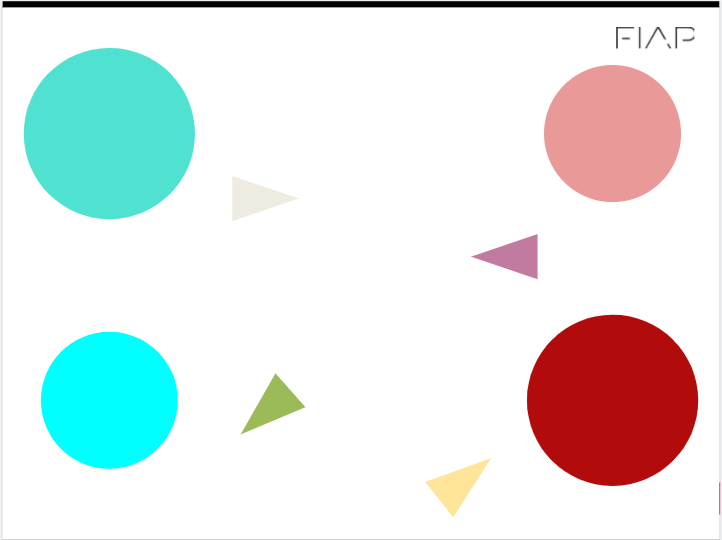
#> input picture circulo.png, 722 x 540 px
$ jupyter execute CP02_2TDSF_2S.ipynb   (shell and % lines are left out)
#> lines starting #> are read from the running program, lines starting #| are printed output that depends on the picture; after the words box and inside, x2 and y2 are one past the last pixel; in counts of white or black regions, pixels touching at a corner belong together
## Python e OpenCV
**Checkpoint 2 - 2TDSF**

* Gabriel de Nicola Gonçalves RM 88803
* Gustavo de Souza Nascimento RM 88804
* João Victor Deziderio       RM 88805
* Nathan Pagliari Augusto     RM 88806

[cell 1]
import cv2
from matplotlib import pyplot as plt
import numpy as np
import math

img = cv2.imread('circulo.png')
#> img is the input picture: shape (540, 722, 3); mean B, G, R 229.2, 230.8, 225.6
img = cv2.cvtColor(img, cv2.COLOR_BGR2RGB)

plt.figure(figsize = (10,10))
plt.imshow(img); plt.show()

[cell 2]
img = cv2.imread('circulo.png')

img_rgb = cv2.cvtColor(img, cv2.COLOR_BGR2RGB)
img_hsv = cv2.cvtColor(img, cv2.COLOR_BGR2HSV)
#> img_hsv: shape (540, 722, 3); mean H, S, V 10.4, 38.2, 244

image_lower_hsv1 = np.array([0, 50, 100])
image_upper_hsv1 = np.array([10, 255, 255])

mask_hsv1 = cv2.inRange(img_hsv, image_lower_hsv1, image_upper_hsv1)
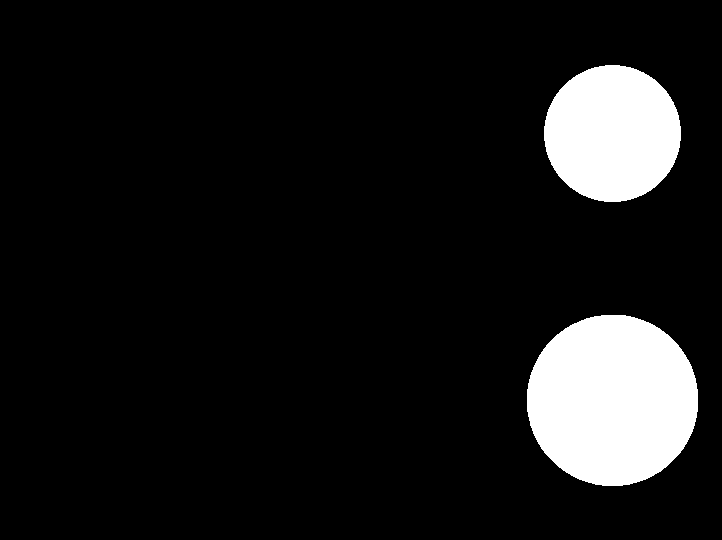
#> mask_hsv1: shape (540, 722); 9.7% white; 2 white regions, box (x1, y1, x2, y2) and area: (527, 315, 698, 486) 23110, (544, 65, 681, 202) 14721

image_lower_hsv2 = np.array([80, 50, 100])
image_upper_hsv2 = np.array([105, 255, 255])

mask_hsv2 = cv2.inRange(img_hsv, image_lower_hsv2, image_upper_hsv2)
#> mask_hsv2: shape (540, 722); 9.7% white; 2 white regions, box (x1, y1, x2, y2) and area: (24, 48, 195, 219) 23097, (40, 331, 178, 469) 14867

saida = cv2.bitwise_or(mask_hsv1,mask_hsv2)
#> saida: shape (540, 722); 19.4% white; 4 white regions


fig = plt.figure(figsize=(20,10))
plt.subplot(2, 2, 1)
plt.imshow(img_rgb)
plt.subplot(2, 2, 2)
plt.imshow(saida, cmap="gray", vmin=0, vmax=255)
plt.subplot(2, 2, 3)
plt.imshow(mask_hsv1)
plt.subplot(2, 2, 4)
plt.imshow(mask_hsv2)
plt.show()
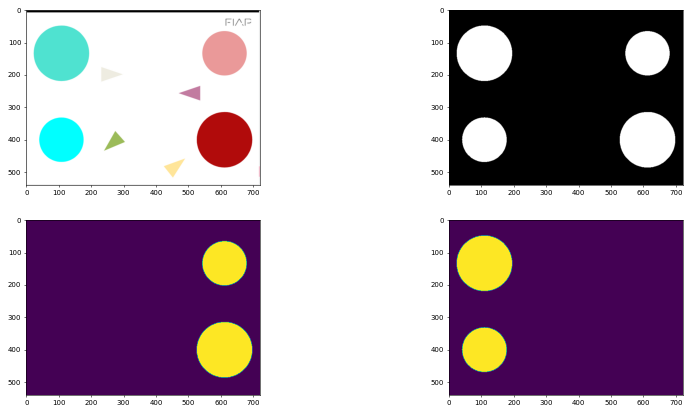
#> figure drawn by matplotlib, 4 panels

[cell 3]
contornos, _ = cv2.findContours(saida, cv2.RETR_TREE, cv2.CHAIN_APPROX_SIMPLE)
#> contornos = 4 contours; box (x1, y1, x2, y2) and area: (527, 315, 698, 486) 22868, (24, 48, 195, 219) 22854, (40, 331, 178, 469) 14672, (544, 65, 681, 202) 14528
mask_rgb = cv2.cvtColor(saida, cv2.COLOR_GRAY2RGB)
#> mask_rgb: shape (540, 722, 3); 19.4% white; 4 white regions
contornos_img = mask_rgb.copy()
cv2.drawContours(contornos_img, contornos, -1, [255, 0, 0], 3);
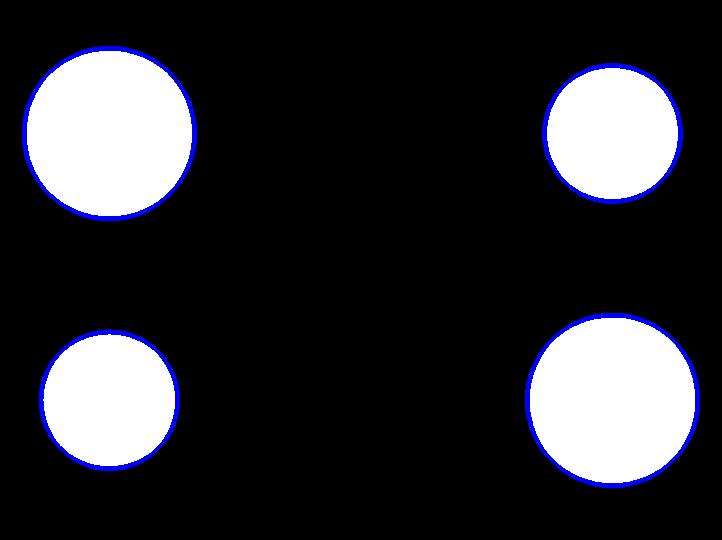
#> contornos_img: shape (540, 722, 3); mean B, G, R 51.9, 46.2, 46.2
plt.figure(figsize=(12,9))
plt.imshow(contornos_img);

[cell 4]
contornosRed, _ = cv2.findContours(mask_hsv1, cv2.RETR_TREE, cv2.CHAIN_APPROX_SIMPLE)
#> contornosRed = 2 contours; box (x1, y1, x2, y2) and area: (527, 315, 698, 486) 22868, (544, 65, 681, 202) 14528
mask_rgb = cv2.cvtColor(mask_hsv1, cv2.COLOR_GRAY2RGB)
#> mask_rgb: shape (540, 722, 3); 9.7% white; 2 white regions
contornos_img_red = mask_rgb.copy()
cv2.drawContours(contornos_img_red, contornosRed, -1, [255, 0, 0], 3);
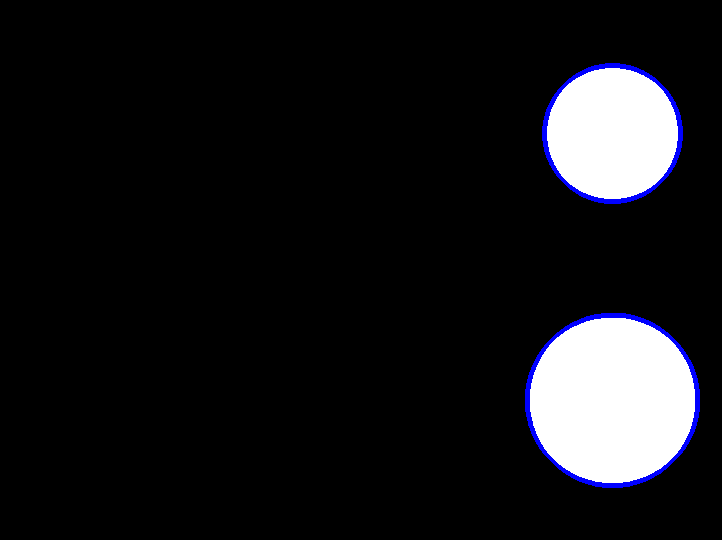
#> contornos_img_red: shape (540, 722, 3); mean B, G, R 25.9, 23.1, 23.1

plt.figure(figsize=(12,9))
plt.imshow(contornos_img_red);

[cell 5]
contornosCian, _ = cv2.findContours(mask_hsv2, cv2.RETR_TREE, cv2.CHAIN_APPROX_SIMPLE)
#> contornosCian = 2 contours; box (x1, y1, x2, y2) and area: (24, 48, 195, 219) 22854, (40, 331, 178, 469) 14672

mask_rgb = cv2.cvtColor(mask_hsv2, cv2.COLOR_GRAY2RGB)
contornos_img_cian = mask_rgb.copy()

cv2.drawContours(contornos_img_cian, contornosCian, -1, [255, 0, 0], 3);
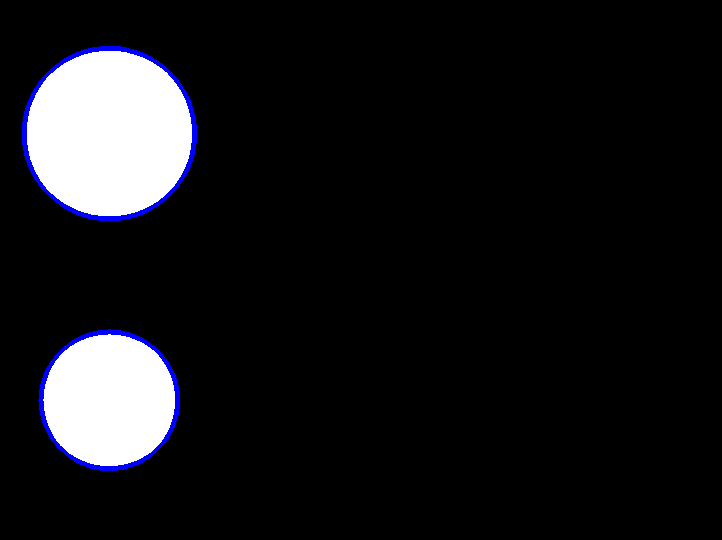
#> contornos_img_cian: shape (540, 722, 3); mean B, G, R 26, 23.1, 23.1

plt.figure(figsize=(12,9))
plt.imshow(contornos_img_cian);

[cell 6]
maior = None
maior_area = 0
maior2 = None
maior_area2 = 0
for c in contornosRed:
    area = cv2.contourArea(c)
    if area > maior_area:
        maior_area = area
        maior = c
#> this loop made 2 passes
#> (area, maior_area) on pass 1: (22868, 22868)
#> area on pass 2: 14528
#> after the loop, maior = contour of 234 points, box (x1, y1, x2, y2) (527, 315, 698, 486), area 22868; maior_area = 22868
for a in contornosCian:
    area = cv2.contourArea(a)
    if area > maior_area2:
        maior_area2 = area
        maior2 = a
#> this loop made 2 passes
#> (area, maior_area2) on passes 1 to 2: (14672.5, 14672.5), (22854, 22854)
#> after the loop, maior2 = contour of 244 points, box (x1, y1, x2, y2) (24, 48, 195, 219), area 22854; maior_area2 = 22854

cv2.drawContours(contornos_img_red, [maior], -1, [0, 100, 100], 8)
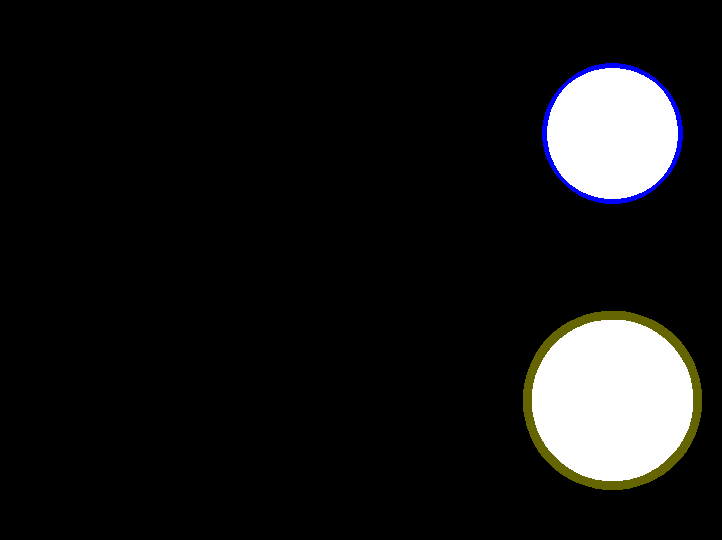
#> contornos_img_red: shape (540, 722, 3); 1.23% of pixels changed, all inside (x1, y1, x2, y2) = (523, 311, 702, 490)
cv2.drawContours(contornos_img_cian, [maior2], -1, [0, 100, 100], 8)
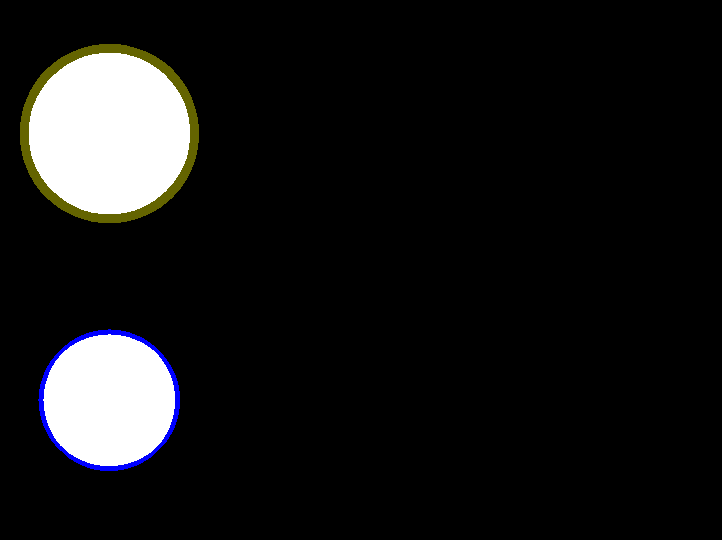
#> contornos_img_cian: shape (540, 722, 3); 1.23% of pixels changed, all inside (x1, y1, x2, y2) = (20, 44, 199, 223)


fig = plt.figure(figsize=(20,20))
plt.subplot(2, 2, 1)
plt.imshow(contornos_img_cian)
plt.subplot(2, 2, 2)
plt.imshow(contornos_img_red)
plt.show()
#> figure, not shown here; B, G, R data is drawn as R, G, B

[cell 7]
saida = cv2.bitwise_or(contornos_img_cian,contornos_img_red)
#> saida: shape (540, 722, 3)
plt.imshow(saida)
plt.show()

[cell 8]
cntCian = contornosCian[1]
#> cntCian has the same summary as maior2

MCian = cv2.moments(cntCian)
#> MCian = moments, m00 22854, centre m10/m00, m01/m00 = (108.9, 133)

cntRed = contornosRed[0]
#> cntRed has the same summary as maior

MRed = cv2.moments(cntRed)
#> MRed = moments, m00 22868, centre m10/m00, m01/m00 = (612, 399.8)

cxRed = int(MRed['m10']/MRed['m00'])
#> cxRed = 612
cyRed = int(MRed['m01']/MRed['m00'])
#> cyRed = 399

cxCian = int(MCian['m10']/MCian['m00'])
#> cxCian = 108
cyCian = int(MCian['m01']/MCian['m00'])
#> cyCian = 133

[cell 9]
print( MCian )
#> (printed output is left out)
print( MRed)
#> (printed output is left out)
print("centro de massa na possição: ",cxRed, cyRed)
#| centro de massa na possição:  612 399
print("centro de massa na possição: ",cxCian, cyCian)
#| centro de massa na possição:  108 133

[cell 10]
size = 30
color = (0,0,0)


cv2.line(contornos_img_cian,(cxCian - size,cyCian),(cxCian + size,cyCian),color,5)
cv2.line(contornos_img_cian,(cxCian,cyCian - size),(cxCian, cyCian + size),color,5)

font = cv2.FONT_HERSHEY_SIMPLEX
text = maior_area2, cyCian , cxCian
#> text = (22854, 133, 108)
origem = (380,30)

cv2.putText(contornos_img_cian, str(text), origem, font,1,(200,0,0),2,cv2.LINE_AA)
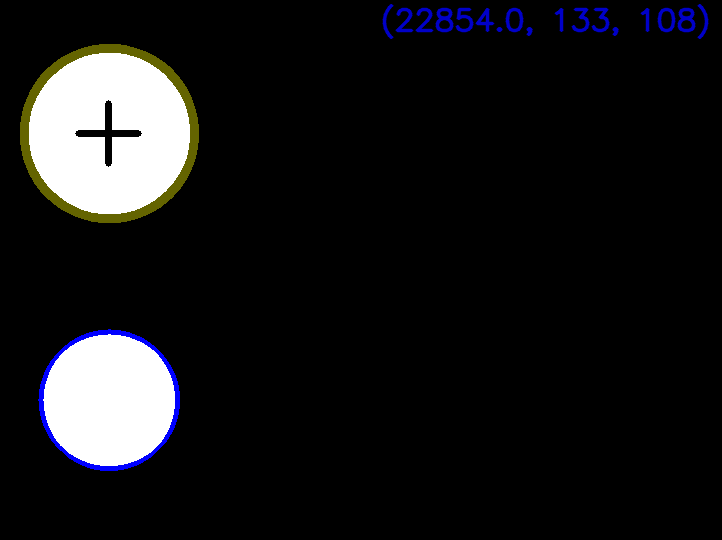
#> contornos_img_cian: shape (540, 722, 3); mean B, G, R 24.4, 23.1, 23.1


plt.imshow(contornos_img_cian);

[cell 11]
cv2.line(contornos_img_red,(cxRed - size,cyRed),(cxRed + size,cyRed),color,5)
cv2.line(contornos_img_red,(cxRed,cyRed - size),(cxRed, cyRed + size),color,5)

font = cv2.FONT_HERSHEY_SIMPLEX
text = maior_area, cyRed , cxRed
#> text = (22868, 399, 612)
origem = (0,30)


cv2.putText(contornos_img_red, str(text), origem, font,1,(200,0,0),2,cv2.LINE_AA)


plt.imshow(contornos_img_red);

[cell 12]
saida = cv2.bitwise_or(contornos_img_cian,contornos_img_red)
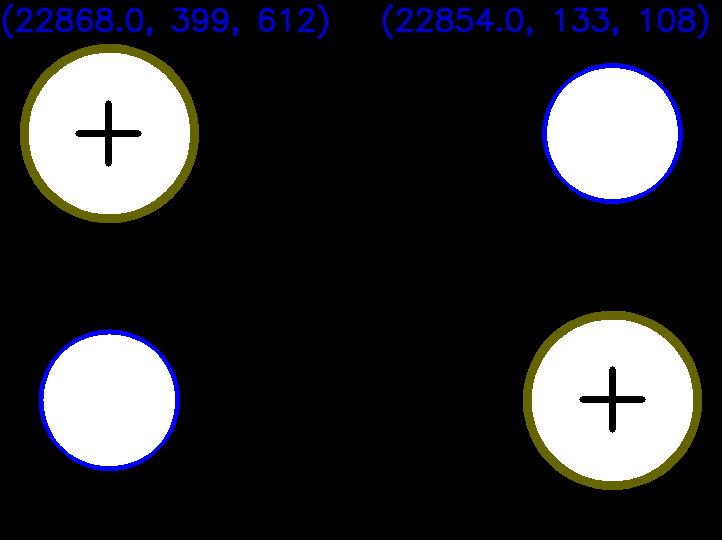
#> saida: shape (540, 722, 3); mean B, G, R 48.8, 46.1, 46.1
plt.figure(figsize=(8,6))
plt.imshow(saida)
plt.show()

[cell 13]
color = (0, 100, 0)

cv2.line(saida,(cxCian , cyCian),(cxRed , cyRed),color,5)
plt.imshow(saida)
plt.show()

[cell 14]
y = cyRed-cyCian
#> y = 266
x = cxRed-cxCian
#> x = 504
angulo = math.atan2(y,x)
#> angulo = 0.486
final= round(math.degrees(angulo),2)
#> final = 27.82

print("Angulo da reta:", final)
#| Angulo da reta: 27.82

[cell 15]
font = cv2.FONT_HERSHEY_SIMPLEX
text = final
#> text = 27.82
origem = (340,250)
cv2.putText(saida, str(text), origem, font,1,(200,0,0),2,cv2.LINE_AA)
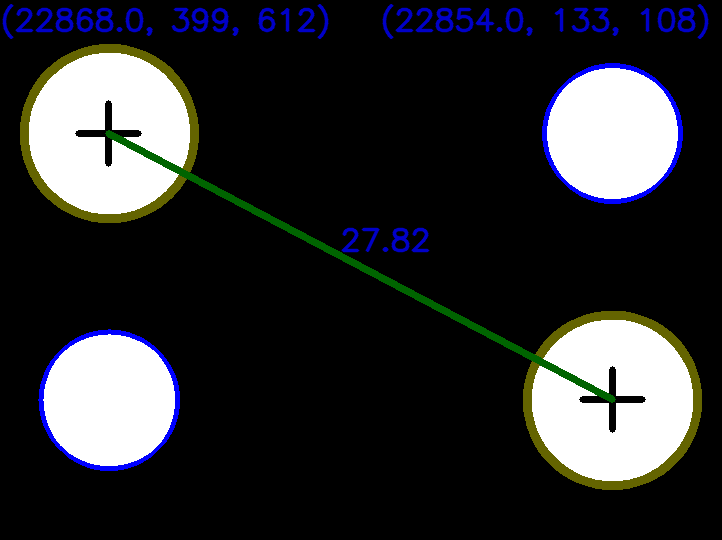
#> saida: shape (540, 722, 3); mean B, G, R 48.5, 46.4, 45.3
cv2.line(saida,(cxCian , cyCian),(cxRed , cyRed),color,3)
fig = plt.figure(figsize=(10,10))
plt.imshow(saida)
plt.show()
